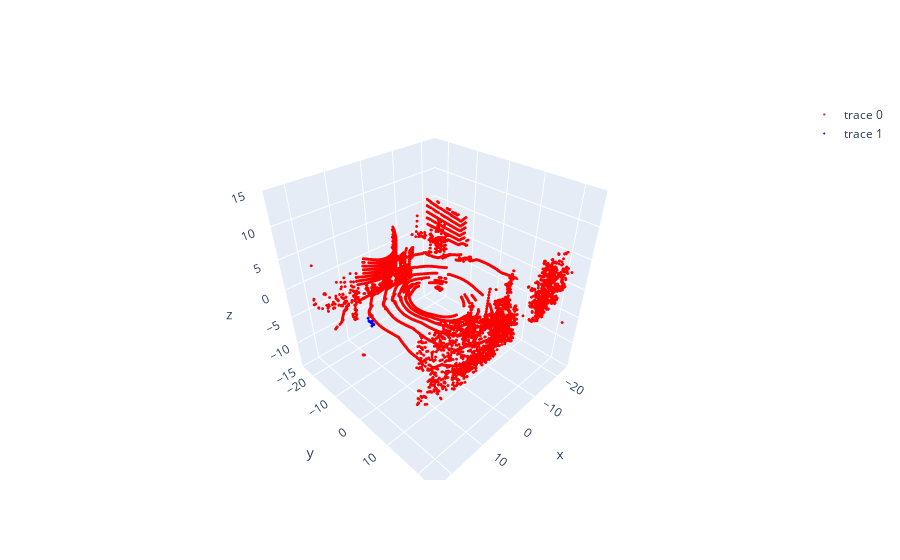

This figure's notebook cell:
### Code cell
data = [go.Scatter3d(x = lidar[:,0],
                     y = lidar[:,1],
                     z = lidar[:,2],
                    mode='markers', type='scatter3d',
                    marker={
                        'size': 1,
                        'color': "red",
                        'colorscale':'rainbow'
}),
       go.Scatter3d(x = object_points[:,0],
                     y = object_points[:,1],
                     z = object_points[:,2],
                    mode='markers', type='scatter3d',
                    marker={
                        'size': 1,
                        'color': "blue",
                        'colorscale':'rainbow'
})]
layout = go.Layout(
    scene={
        'xaxis': {'range': [-25, 25], 'rangemode': 'tozero', 'tick0': -5},
        'yaxis': {'range': [-25, 25], 'rangemode': 'tozero', 'tick0': -5},
        'zaxis': {'range': [-15, 15], 'rangemode': 'tozero'}
    }
)
go.Figure(data=data, layout=layout)

### Figure 1 — Plotly figure (JSON) as saved in the notebook; plotly's stock layout.template omitted (floating-point values rounded to 4 significant figures; data arrays with more than 128 entries replaced by an {"elided": "..."} marker saying what was removed)
{"data": [{"marker": {"color": "red", "colorscale": [[0, "rgb(150,0,90)"], [0.125, "rgb(0,0,200)"], [0.25, "rgb(0,25,255)"], [0.375, "rgb(0,152,255)"], [0.5, "rgb(44,255,150)"], [0.625, "rgb(151,255,0)"], [0.75, "rgb(255,234,0)"], [0.875, "rgb(255,111,0)"], [1, "rgb(255,0,0)"]], "size": 1}, "mode": "markers", "type": "scatter3d", "x": {"elided": "18289 float values"}, "y": {"elided": "18289 float values"}, "z": {"elided": "18289 float values"}}, {"marker": {"color": "blue", "colorscale": [[0, "rgb(150,0,90)"], [0.125, "rgb(0,0,200)"], [0.25, "rgb(0,25,255)"], [0.375, "rgb(0,152,255)"], [0.5, "rgb(44,255,150)"], [0.625, "rgb(151,255,0)"], [0.75, "rgb(255,234,0)"], [0.875, "rgb(255,111,0)"], [1, "rgb(255,0,0)"]], "size": 1}, "mode": "markers", "type": "scatter3d", "x": [18.65, 18.09, 18.08, 18.47, 18.05, 18.34, 18.06, 18.08, 18.09, 18.09, 18.07, 18.07, 18.08, 18.09, 18.1, 18.08, 18.09, 18.11, 18.11, 18.12, 18.11, 18.12, 18.13, 18.16, 18.15, 18.46, 18.12, 18.13, 18.18], "y": [-0.4136, -0.4656, -0.515, -0.4938, -0.5838, -0.5476, -0.6541, -0.7148, -0.7755, -0.836, -0.9042, -0.9744, -1.025, -1.096, -1.156, -1.215, -1.285, -1.346, -1.416, -1.477, -1.536, -1.607, -1.667, -1.738, -1.798, -1.793, -1.866, -1.927, -1.999], "z": [-0.1745, -0.1611, -0.1583, 0.4861, -0.1547, 0.4848, -0.15, -0.1455, -0.1409, -0.1472, -0.1336, -0.1288, -0.1353, -0.1305, -0.1264, -0.123, -0.1183, -0.1137, -0.109, -0.1048, -0.1015, -0.09633, -0.0922, -0.08667, -0.08292, 0.5593, -0.07969, -0.07556, -0.06888]}], "layout": {"scene": {"xaxis": {"range": [-25, 25], "rangemode": "tozero", "tick0": -5}, "yaxis": {"range": [-25, 25], "rangemode": "tozero", "tick0": -5}, "zaxis": {"range": [-15, 15], "rangemode": "tozero"}}}}
